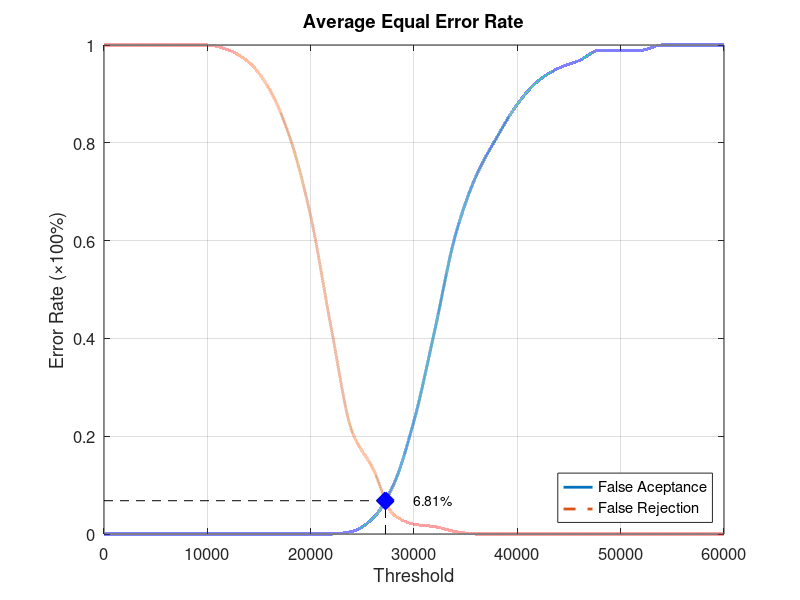
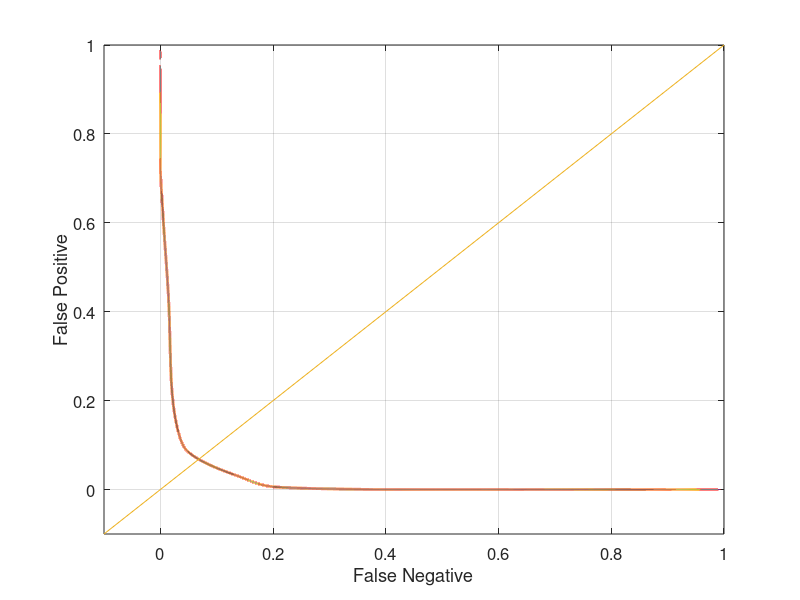

These figures' MATLAB source, in order:
function yEER = Database3_1
close all;
clear;
clc;
x = 0:2000:60000;
xq = 0:0.5:60000;

y0 = [0 0 0 0 0 0 0 0 0 0 0 0 0.00526316 0.0315789 0.1 0.231579 0.415789 0.610526 0.731579 0.810526 0.878947 0.926316 0.952632 0.968421 0.989474 0.989474 0.989474 1 1 1 1];
yy0 = interp1(x, y0, xq, 'pchip');
y1 = [1 1 1 1 1 1 0.99 0.965 0.91 0.81 0.65 0.42 0.21 0.135 0.04 0.02 0.015 0.005 0 0 0 0 0 0 0 0 0 0 0 0 0];
yy1 = interp1(x, y1, xq, 'pchip');

% Calculating EER: 
y2 = abs(y0 - y1);
find(y2 == min(y2))
yy2 = abs(yy0 - yy1);
xEER = find(yy2 == min(yy2));
xEERIndex = xq(xEER) % X-axis EER
yEER = yy0(xEER) % Y-axis EER

main = figure
plot(xq, yy0,'-','LineWidth', 2);	hold on
plot(xq, yy1,'--','LineWidth', 2);	hold on
plot([xEERIndex xEERIndex], [0 yEER], 'k--');	hold on
plot([0 xEERIndex], [yEER yEER], 'k--');	hold on
plot(xEERIndex, yEER, 'bx', 'LineWidth', 10);	hold on
text(xEERIndex + 10 * xEERIndex / 100, yEER, [num2str(round((10000 * yEER)) / 100) '%'])
legend('False Aceptance', 'False Rejection', 'Location', 'SouthEast')
xlabel('Threshold')
ylabel('Error Rate (\times100%)')
title('Average Equal Error Rate')
set(gca, 'FontSize', 12)
axis([0 60000 0 1])
grid on

print(main, 'Database3_1Main', '-dpng');
FNRxFPR = figure('Color', [1 1 1]);
plot(yy1, yy0, '-', yy1, yy0, 'LineWidth', 2);
hold on
y = -0.1:0.1:1
plot(y, y); 
set(gca, 'FontSize', 12)
xlabel('False Negative')
ylabel('False Positive')
axis([-0.1 1 -0.1 1])
set(gca, 'FontSize', 12)
grid on

print(FNRxFPR, 'Database3_1FNRxFPR','-dpng');
end
